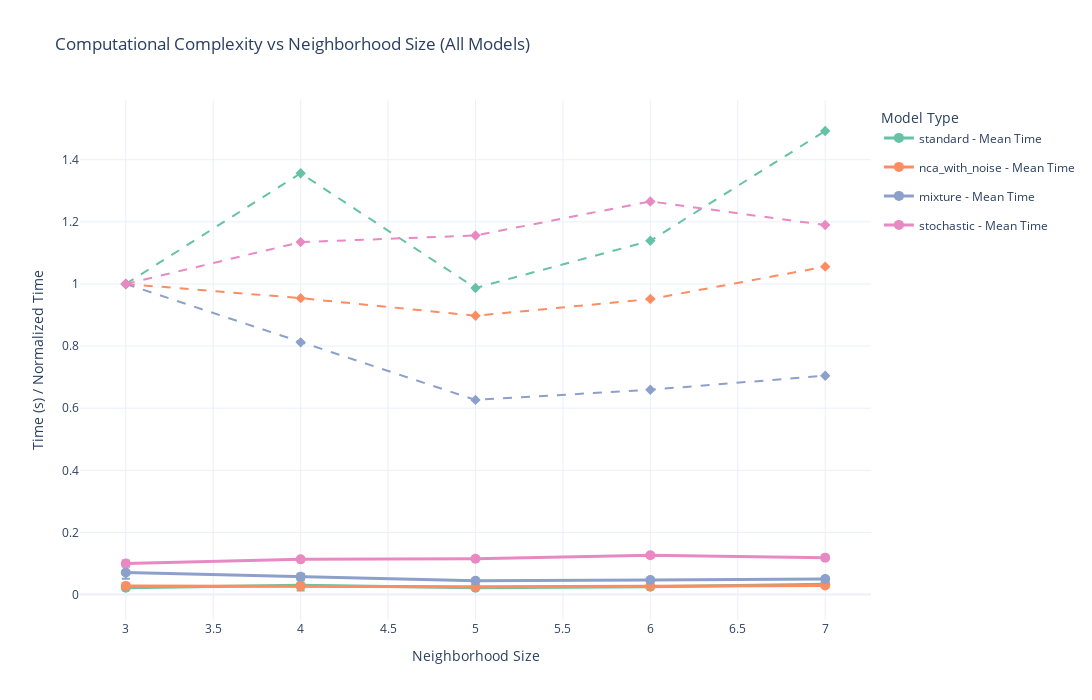

Notebook cell for this chart:
### Markdown cell above
Display computational complexity

### Code cell
if 'combined_complexity_df' in locals() and not combined_complexity_df.empty:
    df_to_plot = combined_complexity_df
else:
    df_to_plot = complexity_df.copy()
    if 'Model Type' not in df_to_plot.columns:
        df_to_plot['Model Type'] = 'Standard NCA'

fig = go.Figure()

colors = px.colors.qualitative.Set2

model_types = df_to_plot['Model Type'].unique()
for idx, model_type in enumerate(model_types):
    model_data = df_to_plot[df_to_plot['Model Type'] == model_type].copy()
    model_data = model_data.sort_values('Neighborhood Size')
    color = colors[idx % len(colors)]
    
    fig.add_trace(go.Scatter(
        x=model_data['Neighborhood Size'],
        y=model_data['Mean Time (s)'],
        mode='lines+markers',
        name=f'{model_type} - Mean Time',
        error_y=dict(type='data', array=model_data['Std Time (s)'], visible=True),
        line=dict(width=3, color=color),
        marker=dict(size=10),
        legendgroup=model_type
    ))
    
    fig.add_trace(go.Scatter(
        x=model_data['Neighborhood Size'],
        y=model_data['Normalized Time'],
        mode='lines+markers',
        name=f'{model_type} - Normalized',
        line=dict(width=2, color=color, dash='dash'),
        marker=dict(size=8, symbol='diamond'),
        legendgroup=model_type,
        showlegend=False  
    ))

fig.update_layout(
    title='Computational Complexity vs Neighborhood Size (All Models)',
    xaxis_title='Neighborhood Size',
    yaxis_title='Time (s) / Normalized Time',
    width=1200,
    height=700,
    template='plotly_white',
    hovermode='x unified',
    legend=dict(
        title='Model Type',
        yanchor="top",
        y=0.99,
        xanchor="left",
        x=1.01
    )
)

fig.show()

### Figure 1 — Plotly figure (JSON) as saved in the notebook; plotly's stock layout.template omitted (floating-point values rounded to 4 significant figures)
{"data": [{"error_y": {"array": [0.001579, 0.01675, 0.001092, 0.002423, 0.005825], "type": "data", "visible": true}, "legendgroup": "standard", "line": {"color": "rgb(102,194,165)", "width": 3}, "marker": {"size": 10}, "mode": "lines+markers", "name": "standard - Mean Time", "type": "scatter", "x": [3, 4, 5, 6, 7], "y": [0.0223, 0.03025, 0.02201, 0.0254, 0.03328]}, {"legendgroup": "standard", "line": {"color": "rgb(102,194,165)", "dash": "dash", "width": 2}, "marker": {"size": 8, "symbol": "diamond"}, "mode": "lines+markers", "name": "standard - Normalized", "showlegend": false, "type": "scatter", "x": [3, 4, 5, 6, 7], "y": [1.0, 1.356, 0.9871, 1.139, 1.492]}, {"error_y": {"array": [0.002788, 0.001932, 0.0006925, 0.001816, 0.0005664], "type": "data", "visible": true}, "legendgroup": "nca_with_noise", "line": {"color": "rgb(252,141,98)", "width": 3}, "marker": {"size": 10}, "mode": "lines+markers", "name": "nca_with_noise - Mean Time", "type": "scatter", "x": [3, 4, 5, 6, 7], "y": [0.028, 0.02673, 0.02514, 0.02664, 0.02956]}, {"legendgroup": "nca_with_noise", "line": {"color": "rgb(252,141,98)", "dash": "dash", "width": 2}, "marker": {"size": 8, "symbol": "diamond"}, "mode": "lines+markers", "name": "nca_with_noise - Normalized", "showlegend": false, "type": "scatter", "x": [3, 4, 5, 6, 7], "y": [1.0, 0.9543, 0.8976, 0.9514, 1.056]}, {"error_y": {"array": [0.02001, 0.009795, 0.002324, 0.002297, 0.006455], "type": "data", "visible": true}, "legendgroup": "mixture", "line": {"color": "rgb(141,160,203)", "width": 3}, "marker": {"size": 10}, "mode": "lines+markers", "name": "mixture - Mean Time", "type": "scatter", "x": [3, 4, 5, 6, 7], "y": [0.07083, 0.05752, 0.04439, 0.04671, 0.04991]}, {"legendgroup": "mixture", "line": {"color": "rgb(141,160,203)", "dash": "dash", "width": 2}, "marker": {"size": 8, "symbol": "diamond"}, "mode": "lines+markers", "name": "mixture - Normalized", "showlegend": false, "type": "scatter", "x": [3, 4, 5, 6, 7], "y": [1.0, 0.8121, 0.6267, 0.6595, 0.7046]}, {"error_y": {"array": [0.009515, 0.001967, 0.002914, 0.004996, 0.00784], "type": "data", "visible": true}, "legendgroup": "stochastic", "line": {"color": "rgb(231,138,195)", "width": 3}, "marker": {"size": 10}, "mode": "lines+markers", "name": "stochastic - Mean Time", "type": "scatter", "x": [3, 4, 5, 6, 7], "y": [0.1, 0.1135, 0.1156, 0.1266, 0.119]}, {"legendgroup": "stochastic", "line": {"color": "rgb(231,138,195)", "dash": "dash", "width": 2}, "marker": {"size": 8, "symbol": "diamond"}, "mode": "lines+markers", "name": "stochastic - Normalized", "showlegend": false, "type": "scatter", "x": [3, 4, 5, 6, 7], "y": [1.0, 1.135, 1.156, 1.266, 1.19]}], "layout": {"height": 700, "hovermode": "x unified", "legend": {"title": {"text": "Model Type"}, "x": 1.01, "xanchor": "left", "y": 0.99, "yanchor": "top"}, "title": {"text": "Computational Complexity vs Neighborhood Size (All Models)"}, "width": 1200, "xaxis": {"title": {"text": "Neighborhood Size"}}, "yaxis": {"title": {"text": "Time (s) / Normalized Time"}}}}
